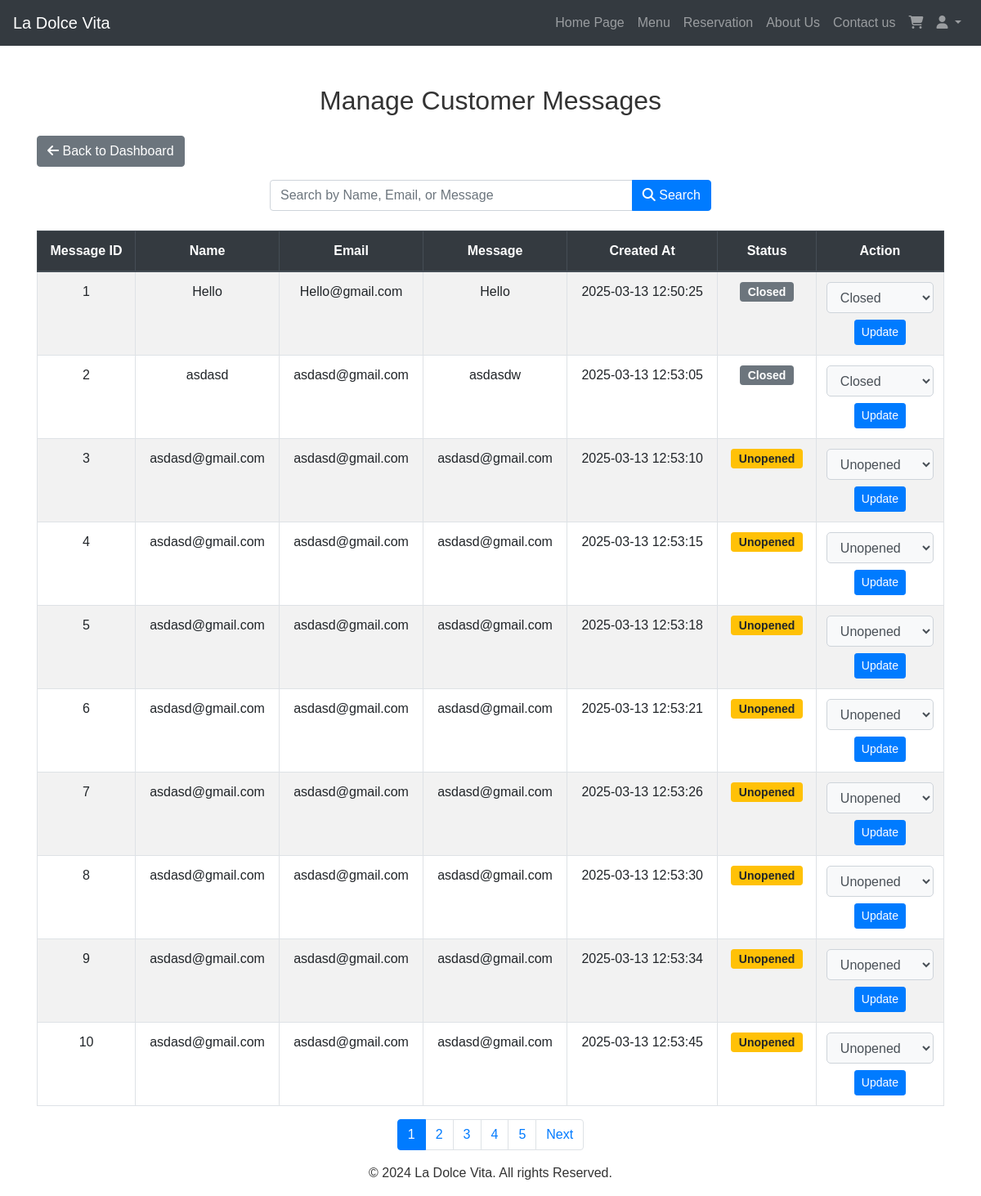
Page /index.php?page=admin_inqueries (signed in) on the earlier database version.
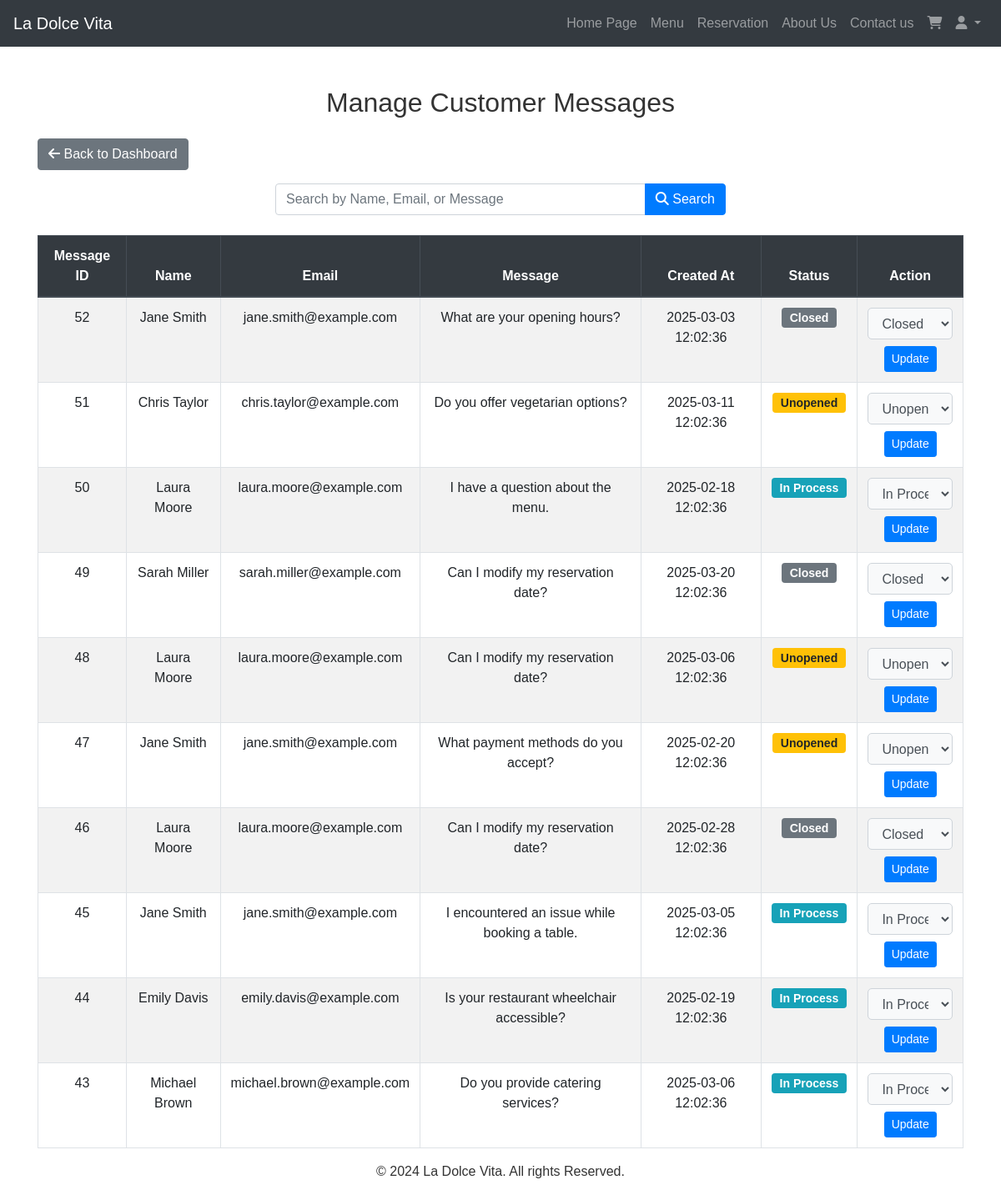
Same page on the later database version.
### tables this page shows
CREATE TABLE IF NOT EXISTS `inqueries` (
  `MessageID` int NOT NULL AUTO_INCREMENT,
  `Name` varchar(255) NOT NULL,
  `Email` varchar(255) NOT NULL,
  `Message` text NOT NULL,
  `CreatedAt` timestamp NULL DEFAULT CURRENT_TIMESTAMP,
  `Status` enum('Opened','Unopened','Closed','In Process') DEFAULT 'Unopened',
  PRIMARY KEY (`MessageID`)
);

### src/controller/admin/manage_messages.php (the view, shortened to what the changed rows need)
<?php
	require_once realpath(__DIR__ . '/../../../config/config.php');
	require_once realpath(__DIR__ . '/../../../utils/utils.php');
    $limit = 10;
    $p = isset($_GET['p']) ? (int)$_GET['p'] : 1;
    $offset = ($p - 1) * $limit;
    $total_query = "SELECT COUNT(*) AS total FROM inqueries";
    $total_result = mysqli_query($mysqli, $total_query);
    $total_row = mysqli_fetch_assoc($total_result);
    $total_messages = $total_row['total'];
    $totalPages  = ceil($total_messages / $limit);
    $searchTerm = isset($_GET['search']) ? $_GET['search'] : "";
    $search_query = "%" . $searchTerm . "%";
    if (!empty($searchTerm)) {
        $sql = "SELECT * FROM inqueries WHERE Name LIKE ? OR Email LIKE ? OR Message LIKE ? LIMIT ? OFFSET ?";
        $stmt = $mysqli->prepare($sql);
        $stmt->bind_param("sssii", $search_query, $search_query, $search_query, $limit, $offset);
    } else {
        $sql = "SELECT * FROM inqueries LIMIT ? OFFSET ?";
        $stmt = $mysqli->prepare($sql);
        $stmt->bind_param("ii", $limit, $offset);
    }
    $stmt->execute();
    $result = $stmt->get_result();
?>
<!DOCTYPE html>
<html lang="en">
<head>
    <link rel="stylesheet" href="https://stackpath.bootstrapcdn.com/bootstrap/4.5.2/css/bootstrap.min.css">
    <link rel="stylesheet" href="https://cdnjs.cloudflare.com/ajax/libs/font-awesome/5.15.4/css/all.min.css">
    <link rel="stylesheet" href="/assets/css/styles.css">
</head>
<body>
    <div class="container mt-5">
    <h2 class="text-center mb-4">Manage Customer Messages</h2>
    <div class="table-responsive mt-4">
        <table class="table table-hover table-striped table-bordered text-center">
            <thead class="thead-dark">
                <tr>
                    <th scope="col">Message ID</th>
                    <th scope="col">Name</th>
                    <th scope="col">Email</th>
                    <th scope="col">Message</th>
                    <th scope="col">Created At</th>
                    <th scope="col">Status</th>
                    <th scope="col">Action</th>
                </tr>
            </thead>
            <tbody>
                <?php while ($row = mysqli_fetch_assoc($result)) : ?>
                    <tr>
                        <td><?= htmlspecialchars($row['MessageID']); ?></td>
                        <td><?= htmlspecialchars($row['Name']); ?></td>
                        <td><?= htmlspecialchars($row['Email']); ?></td>
                        <td><?= htmlspecialchars($row['Message']); ?></td>
                        <td><?= htmlspecialchars($row['CreatedAt']); ?></td>
                        <td>
                            <span class="badge badge-<?php
                                echo ($row['Status'] == 'Opened') ? 'success' :
                                     (($row['Status'] == 'Unopened') ? 'warning' :
                                     (($row['Status'] == 'Closed') ? 'secondary' : 'info'));
                            ?>">
                                <?= htmlspecialchars($row['Status']); ?>
                            </span>
                        </td>
                        <td>
                            <form action="" method="POST">
                                <select class="form-control status-dropdown" name="status">
                                    <option value="Unopened" <?= $row['Status'] == 'Unopened' ? 'selected' : ''; ?>>Unopened</option>
                                    <option value="Closed" <?= $row['Status'] == 'Closed' ? 'selected' : ''; ?>>Closed</option>
                                    <option value="In Process" <?= $row['Status'] == 'In Process' ? 'selected' : ''; ?>>In Process</option>
                                </select>
                                <input class="btn btn-sm btn-primary mt-2" type="submit" name="update_status" value="Update">
                            </form>
                        </td>
                    </tr>
                <?php endwhile; ?>
            </tbody>
        </table>
    </div>
    <?php
        $baseUrl = "index.php?page=admin_inqueries&";
        echo generatePaginationLinks($p, $totalPages, $baseUrl);
    ?>
</body>
</html>

### utils/utils.php (shortened to what the changed rows need)
<?php
function generatePaginationLinks($currentPage, $totalPages, $baseUrl) {
    $links = '';
    if ($totalPages <= 1) {
        return $links;
    }
    $links .= '<nav aria-label="Page navigation"><ul class="pagination justify-content-center">';
    for ($i = 1; $i <= $totalPages; $i++) {
        $active = ($i == $currentPage) ? ' active' : '';
        $links .= '<li class="page-item' . $active . '"><a class="page-link" href="' . $baseUrl . 'p=' . $i . '">' . $i . '</a></li>';
    }
    if ($currentPage < $totalPages) {
        $links .= '<li class="page-item"><a class="page-link" href="' . $baseUrl . 'p=' . ($currentPage + 1) . '">Next</a></li>';
    }
    $links .= '</ul></nav>';
    return $links;
}
?>

Differences in the rows shown:
removed inqueries: MessageID "1", Name "Hello", Email "Hello@gmail.com", Message "Hello", CreatedAt "2025-03-13 12:50:25", Status "Closed", status "Closed"
removed inqueries: MessageID "2", Name "asdasd", Email "asdasd@gmail.com", Message "asdasdw", CreatedAt "2025-03-13 12:53:05", Status "Closed", status "Closed"
removed inqueries: MessageID "3", Name "asdasd@gmail.com", Email "asdasd@gmail.com", Message "asdasd@gmail.com", CreatedAt "2025-03-13 12:53:10", Status "Unopened", status "Unopened"
removed inqueries: MessageID "4", Name "asdasd@gmail.com", Email "asdasd@gmail.com", Message "asdasd@gmail.com", CreatedAt "2025-03-13 12:53:15", Status "Unopened", status "Unopened"
removed inqueries: MessageID "5", Name "asdasd@gmail.com", Email "asdasd@gmail.com", Message "asdasd@gmail.com", CreatedAt "2025-03-13 12:53:18", Status "Unopened", status "Unopened"
removed inqueries: MessageID "6", Name "asdasd@gmail.com", Email "asdasd@gmail.com", Message "asdasd@gmail.com", CreatedAt "2025-03-13 12:53:21", Status "Unopened", status "Unopened"
removed inqueries: MessageID "7", Name "asdasd@gmail.com", Email "asdasd@gmail.com", Message "asdasd@gmail.com", CreatedAt "2025-03-13 12:53:26", Status "Unopened", status "Unopened"
removed inqueries: MessageID "8", Name "asdasd@gmail.com", Email "asdasd@gmail.com", Message "asdasd@gmail.com", CreatedAt "2025-03-13 12:53:30", Status "Unopened", status "Unopened"
removed inqueries: MessageID "9", Name "asdasd@gmail.com", Email "asdasd@gmail.com", Message "asdasd@gmail.com", CreatedAt "2025-03-13 12:53:34", Status "Unopened", status "Unopened"
removed inqueries: MessageID "10", Name "asdasd@gmail.com", Email "asdasd@gmail.com", Message "asdasd@gmail.com", CreatedAt "2025-03-13 12:53:45", Status "Unopened", status "Unopened"
added inqueries: MessageID "52", Name "Jane Smith", Email "jane.smith@example.com", Message "What are your opening hours?", CreatedAt "2025-03-03 12:02:36", Status "Closed", status "Closed"
added inqueries: MessageID "51", Name "Chris Taylor", Email "chris.taylor@example.com", Message "Do you offer vegetarian options?", CreatedAt "2025-03-11 12:02:36", Status "Unopened", status "Unopened"
added inqueries: MessageID "50", Name "Laura Moore", Email "laura.moore@example.com", Message "I have a question about the menu.", CreatedAt "2025-02-18 12:02:36", Status "In Process", status "In Process"
added inqueries: MessageID "49", Name "Sarah Miller", Email "sarah.miller@example.com", Message "Can I modify my reservation date?", CreatedAt "2025-03-20 12:02:36", Status "Closed", status "Closed"
added inqueries: MessageID "48", Name "Laura Moore", Email "laura.moore@example.com", Message "Can I modify my reservation date?", CreatedAt "2025-03-06 12:02:36", Status "Unopened", status "Unopened"
added inqueries: MessageID "47", Name "Jane Smith", Email "jane.smith@example.com", Message "What payment methods do you accept?", CreatedAt "2025-02-20 12:02:36", Status "Unopened", status "Unopened"
added inqueries: MessageID "46", Name "Laura Moore", Email "laura.moore@example.com", Message "Can I modify my reservation date?", CreatedAt "2025-02-28 12:02:36", Status "Closed", status "Closed"
added inqueries: MessageID "45", Name "Jane Smith", Email "jane.smith@example.com", Message "I encountered an issue while booking a table.", CreatedAt "2025-03-05 12:02:36", Status "In Process", status "In Process"
added inqueries: MessageID "44", Name "Emily Davis", Email "emily.davis@example.com", Message "Is your restaurant wheelchair accessible?", CreatedAt "2025-02-19 12:02:36", Status "In Process", status "In Process"
added inqueries: MessageID "43", Name "Michael Brown", Email "michael.brown@example.com", Message "Do you provide catering services?", CreatedAt "2025-03-06 12:02:36", Status "In Process", status "In Process"
Other differences:
list line gone: "1"
list line gone: "2"
list line gone: "3"
list line gone: "4"
list line gone: "5"
text no longer shown: "Next"
